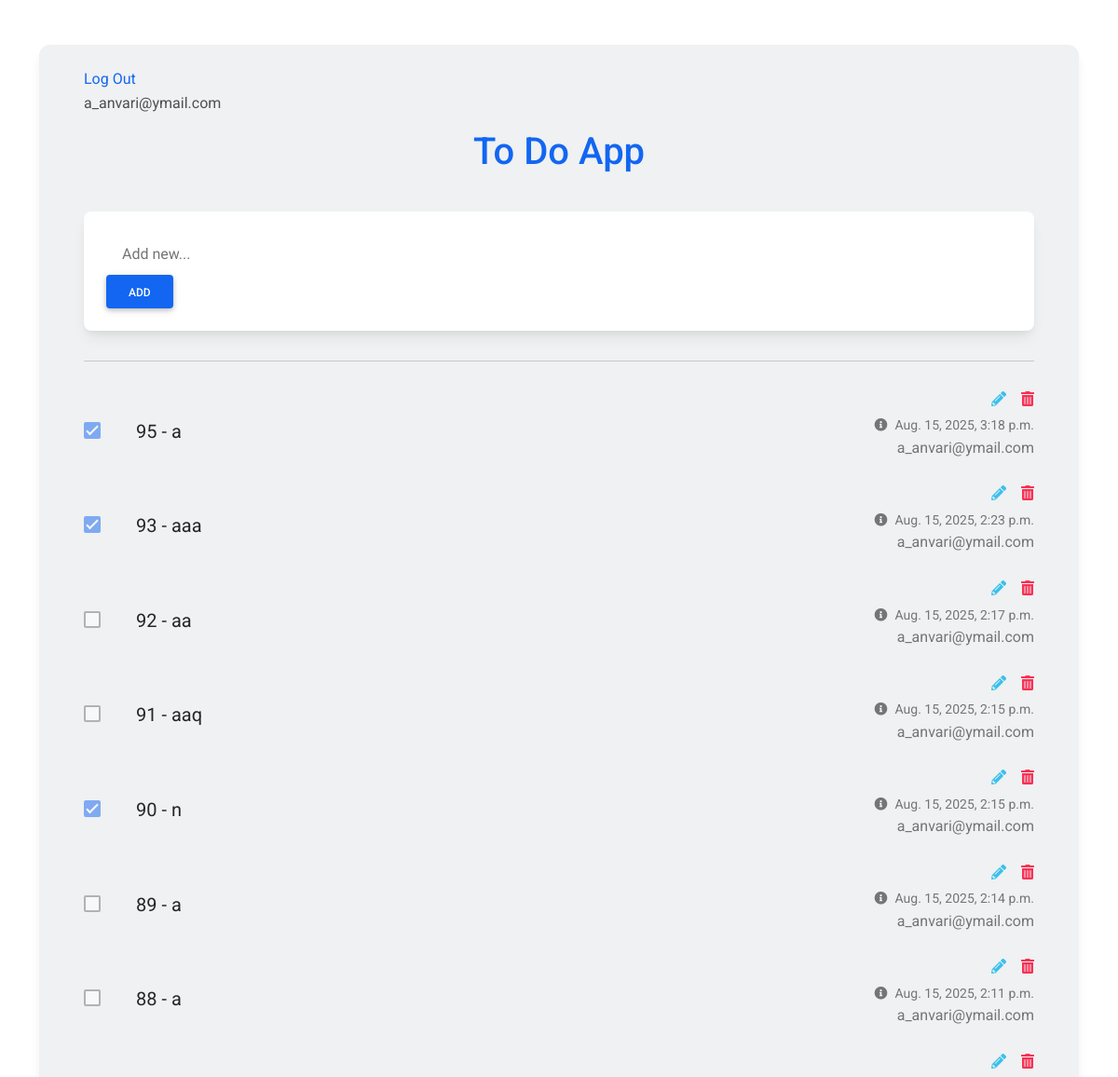
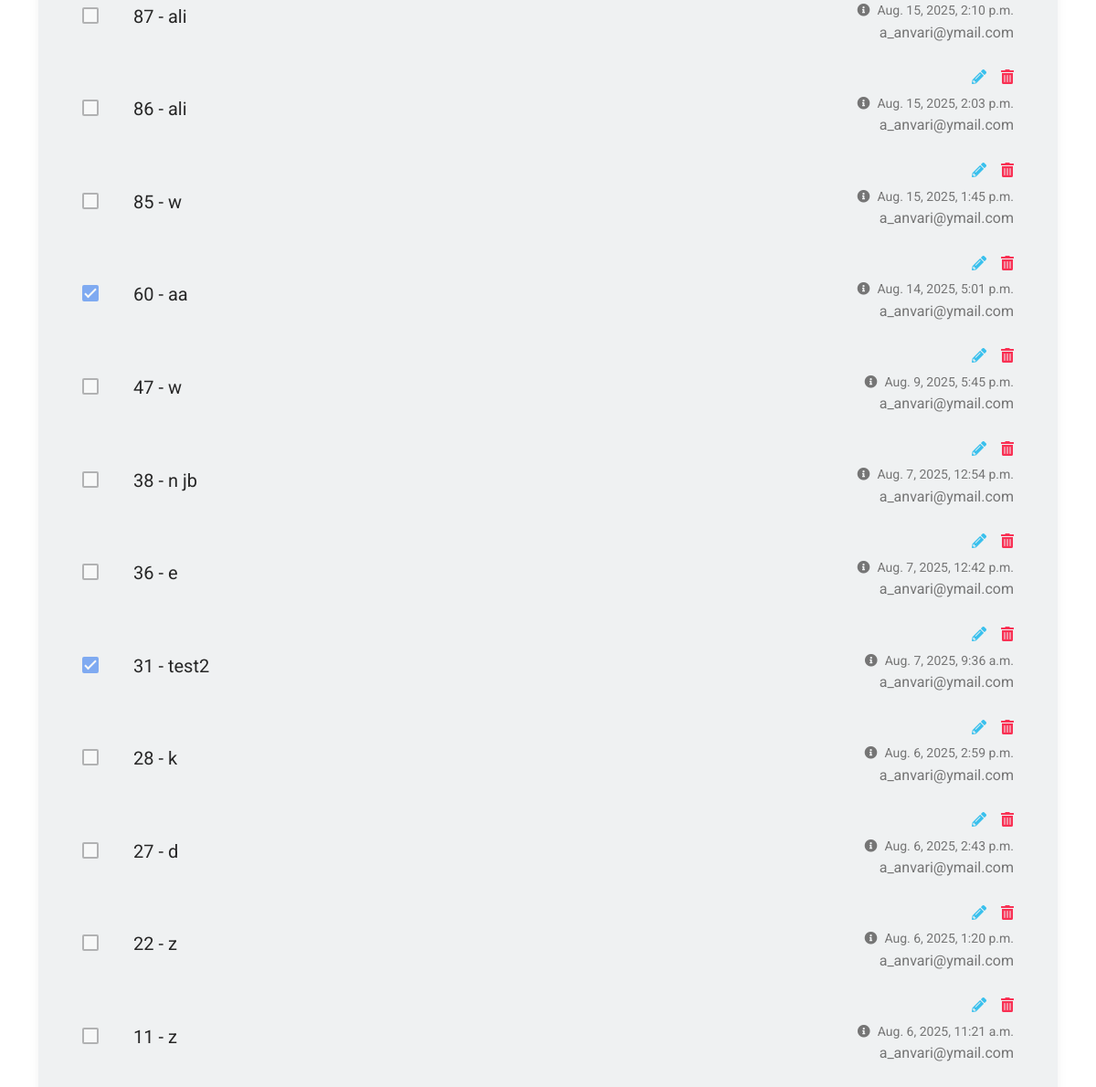
Page /todo/task/ (signed in) on the committed database (2 pictures, top to bottom).
### accounts/models.py (models this page shows)
class User(AbstractBaseUser, PermissionsMixin):
    email = models.EmailField(max_length=255, unique=True)
    is_staff = models.BooleanField(default=False)
    is_active = models.BooleanField(default=True)
    is_superuser = models.BooleanField(default=False)
    is_verified = models.BooleanField(default=False)
    created_date = models.DateTimeField(auto_now_add=True)
    updated_date = models.DateTimeField(auto_now=True)
    USERNAME_FIELD = "email"
    REQUIRED_FIELDS = []
    objects = UserManager()
    def __str__(self):
        return self.email

class Profile(models.Model):
    user = models.ForeignKey(User,on_delete=models.CASCADE)
    first_name = models.CharField(max_length=250)
    last_name = models.CharField(max_length=250)
    image = models.ImageField(blank=True, null=True)
    description = models.TextField()
    created_date = models.DateTimeField(auto_now_add=True)
    updated_date = models.DateTimeField(auto_now=True)
    def __str__(self):
        return self.user.email

### todo/models.py (models this page shows, shortened)
class Task (models.Model):
    author = models.ForeignKey('accounts.Profile',on_delete=models.CASCADE)
    title = models.CharField(max_length=250,blank=True,null=True)
    status = models.BooleanField(default=False)
    created_date = models.DateTimeField(auto_now_add=True)
    updated_date = models.DateTimeField(auto_now=True)

### todo/views.py (the view, shortened to what this page needs)
# urls.py: path('task/', TaskView.as_view(), name = 'task'),
class TaskView(MyLoginRequiredMixin,CreateView,ListView):
    model = Task
    template_name = 'todo/task.html'
    success_url = '/todo/task/'
    context_object_name = 'tasks'
    paginate_by = 50
    form_class = TaskForm
    def get_queryset(self):
        queryset = super().get_queryset()
        current_user = self.request.user
        queryset = queryset.filter(author__user=current_user)
        return queryset.order_by('-created_date')
    def get_initial(self):
        initial = super().get_initial()
        if self.request.user.is_authenticated:
            initial['author'] = Profile.objects.get(user=self.request.user)
        return initial

### todo/forms.py
class TaskForm(forms.ModelForm):
    class Meta:
        model = Task
        fields = ['author','title']
        widgets = {
            'author': forms.HiddenInput(),
        }

### templates/todo/task.html (shortened to what this page needs)
{%load static%}
<!DOCTYPE html>
<html lang="en">
<head>
  <link rel="stylesheet" href="https://use.fontawesome.com/releases/v5.15.2/css/all.css" />
  <link rel="stylesheet" href="{% static "todo/css/bootstrap-to-do-list.min.css" %}" />
</head>
<body>
  <section class="vh-100">
    <div class="container py-5 h-100">
      <div class="row d-flex justify-content-center align-items-center h-100">
        <div class="col">
          <div class="card" id="list1" style="border-radius: .75rem; background-color: #eff1f2;">
            <div class="card-body py-4 px-4 px-md-5">
              <a href='{% url 'accounts:logout'%}'> Log Out </a> <p>{{request.user}}</p>
              <p class="h1 text-center mt-3 mb-4 pb-3 text-primary">
                To Do App
              </p>
              <div class="pb-2">
                <div class="card">
                  <div class="card-body">
                    <div class="d-flex flex-row align-items-center">
                      <form action='{% url 'todo:task' %}'method="post">
                        <input type="text" name='title' class="form-control form-control-lg" id="exampleFormControlInput1" placeholder="Add new...">
                        <button type="submit" class="btn btn-primary">Add</button>
                      </form>
                    </div>
                  </div>
                </div>
              </div>
              <hr class="my-4">
              {% for task in tasks %}
              <ul class="list-group list-group-horizontal rounded-0 bg-transparent">
                <li class="list-group-item d-flex align-items-center ps-0 pe-3 py-1 rounded-0 border-0 bg-transparent">
                  <a href="{% url 'todo:task-complete' pk=task.id %}" title="complete todo">
                    <div class="form-check">
                      <input
                      class="form-check-input me-0"
                      type="checkbox"
                      value=''
                      id="flexCheckChecked1"
                      aria-label="..."
                      {% if task.status == True %}
                      checked
                      {% endif %}
                      disabled
                      />
                    </div>
                  </a>
                </li>
                <li class="list-group-item px-3 py-1 d-flex align-items-center flex-grow-1 border-0 bg-transparent">
                  <p class="lead fw-normal mb-0">{{task.id}} - {{task.title}} </p>
                </li>
                <li class="list-group-item ps-3 pe-0 py-1 rounded-0 border-0 bg-transparent">
                  <div class="d-flex flex-row justify-content-end mb-1">
                    <a href="{% url 'todo:task-edit' pk=task.id %}" class="text-info" data-mdb-toggle="tooltip" title="Edit todo"><i class="fas fa-pencil-alt me-3"></i></a>
                    <a href="{% url 'todo:task-delete' pk=task.id %}" class="text-danger" data-mdb-toggle="tooltip" title="Delete todo"><i class="fas fa-trash-alt"></i></a>
                  </div>
                  <div class="text-end text-muted">
                    <a href="#!" class="text-muted" data-mdb-toggle="tooltip" title="Created date">
                      <p class="small mb-0"><i class="fas fa-info-circle me-2"></i>{{task.created_date}}</p></a>
                      <p> {{task.author}} </p>
                  </div>
                </li>
              </ul>
              {% endfor %}
            </div>
          </div>
        </div>
      </div>
    </div>
  </section>
</body>
</html>

### templates/todo/task.html (style rules this page uses)
#list1 .form-control { border-color: transparent; }

### rows in the picture
User: user "a_anvari@ymail.com"
Task: status "☑", id "95", title "a", created_date "Aug. 15, 2025, 3:18 p.m.", author "a_anvari@ymail.com"
Task: status "☑", id "93", title "aaa", created_date "Aug. 15, 2025, 2:23 p.m.", author "a_anvari@ymail.com"
Task: id "92", title "aa", created_date "Aug. 15, 2025, 2:17 p.m.", author "a_anvari@ymail.com"
Task: id "91", title "aaq", created_date "Aug. 15, 2025, 2:15 p.m.", author "a_anvari@ymail.com"
Task: status "☑", id "90", title "n", created_date "Aug. 15, 2025, 2:15 p.m.", author "a_anvari@ymail.com"
Task: id "89", title "a", created_date "Aug. 15, 2025, 2:14 p.m.", author "a_anvari@ymail.com"
Task: id "88", title "a", created_date "Aug. 15, 2025, 2:11 p.m.", author "a_anvari@ymail.com"
Task: id "87", title "ali", created_date "Aug. 15, 2025, 2:10 p.m.", author "a_anvari@ymail.com"
Task: id "86", title "ali", created_date "Aug. 15, 2025, 2:03 p.m.", author "a_anvari@ymail.com"
Task: id "85", title "w", created_date "Aug. 15, 2025, 1:45 p.m.", author "a_anvari@ymail.com"
Task: status "☑", id "60", title "aa", created_date "Aug. 14, 2025, 5:01 p.m.", author "a_anvari@ymail.com"
Task: id "47", title "w", created_date "Aug. 9, 2025, 5:45 p.m.", author "a_anvari@ymail.com"
Task: id "38", title "n jb", created_date "Aug. 7, 2025, 12:54 p.m.", author "a_anvari@ymail.com"
Task: id "36", title "e", created_date "Aug. 7, 2025, 12:42 p.m.", author "a_anvari@ymail.com"
Task: status "☑", id "31", title "test2", created_date "Aug. 7, 2025, 9:36 a.m.", author "a_anvari@ymail.com"
Task: id "28", title "k", created_date "Aug. 6, 2025, 2:59 p.m.", author "a_anvari@ymail.com"
Task: id "27", title "d", created_date "Aug. 6, 2025, 2:43 p.m.", author "a_anvari@ymail.com"
Task: id "22", title "z", created_date "Aug. 6, 2025, 1:20 p.m.", author "a_anvari@ymail.com"
Task: id "11", title "z", created_date "Aug. 6, 2025, 11:21 a.m.", author "a_anvari@ymail.com"
